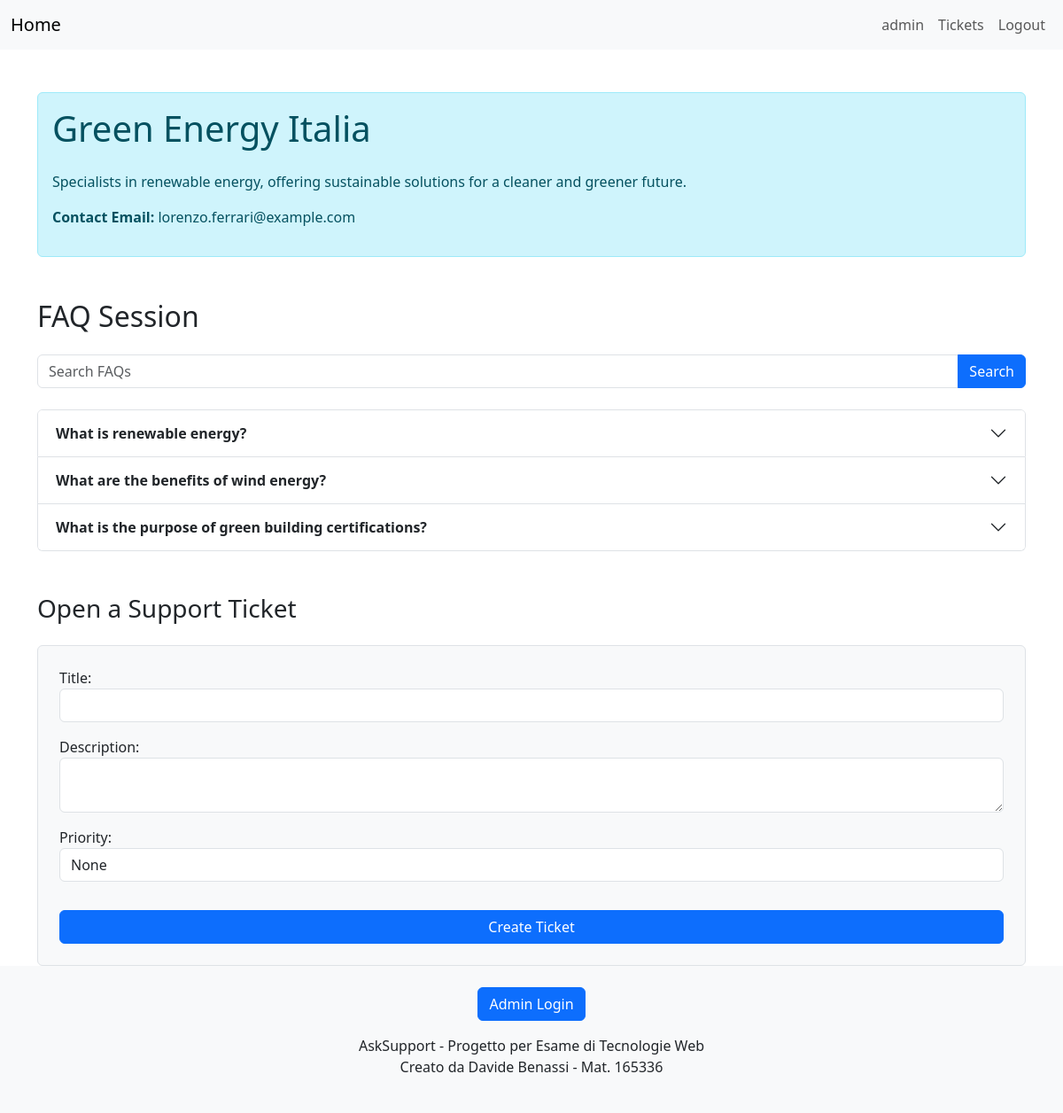
The page /companies/2/ (signed in) on the database its author committed.
### companies/models.py (models this page shows, shortened)
class Company(models.Model):
    name = models.CharField(max_length=100)
    description = models.TextField()
    admin = models.OneToOneField(User, on_delete=models.CASCADE, related_name='related_company')
    companyLogo = models.ImageField(
        upload_to='images/companies_logos/',
        default='images/default/blank_company_logo.png',
        blank=True      # Optional field
    )

class FAQ(models.Model):
    question = models.TextField()
    answer = models.TextField()
    company = models.ForeignKey(Company, on_delete=models.CASCADE, related_name='faqs')
    approved = models.BooleanField(default=False)

### companies/views.py (the view, shortened to what this page needs)
# urls.py: path('<int:pk>/', CompanyPageView.as_view(), name='company-page'),
class CompanyPageView(FormMixin, DetailView):
    model = Company
    template_name = 'company_page.html'
    context_object_name = 'company'
    form_class = TicketForm
    def get_context_data(self, **kwargs):
        context = super().get_context_data(**kwargs)
        company = self.get_object()
        query = self.request.GET.get('q', '')
        if query:
            faqs = company.faqs.filter(
                approved=True
            ).filter(
                Q(question__icontains=query) | Q(answer__icontains=query)
            )
        else:
            faqs = company.faqs.all().filter(approved=True)
        context['faqs'] = faqs
        context['form'] = self.get_form()
        context['query'] = query  # Passa la query al template per prepopolare la barra di ricerca
        return context

### tickets/forms.py
class TicketForm(forms.ModelForm):
    class Meta:
        model = Ticket
        fields = ['title', 'description', 'priority']
        widgets = {
            'title': forms.TextInput(attrs={'class': 'form-control'}),
            'description': forms.Textarea(attrs={'class': 'form-control', 'rows': 2}),
            'priority': forms.Select(attrs={'class': 'form-control'}),
        }

### companies/templates/company_page.html (shortened to what this page needs)
{% extends "base.html" %}
{% block content %}
<div class="container mt-5">
    <div class="alert alert-info">
        <h1 class="mb-4">{{ company.name }}</h1>
        <p>{{ company.description }}</p>
        <p><strong>Contact Email:</strong> {{ company.admin.email }}</p>
    </div>
    <h2 class="mt-5 mb-4">FAQ Session</h2>
    <form method="get" class="mb-4">
        <div class="input-group">
            <input type="text" class="form-control" name="q" placeholder="Search FAQs" value="{{ request.GET.q }}">
            <button class="btn btn-primary" type="submit">Search</button>
        </div>
    </form>
    {% if faqs %}
        <div class="accordion" id="faqAccordion">
            {% for faq in faqs %}
            <div class="accordion-item">
                <h2 class="accordion-header" id="heading{{ faq.id }}">
                    <button class="accordion-button collapsed" type="button" data-bs-toggle="collapse" data-bs-target="#collapse{{ faq.id }}" aria-expanded="false" aria-controls="collapse{{ faq.id }}">
                        <strong>{{ faq.question }}</strong>
                    </button>
                </h2>
            </div>
            {% endfor %}
        </div>
    {% else %}
        <p class="alert alert-warning">There are no FAQs yet.</p>
    {% endif %}
    {% if user.is_authenticated and not "CompanyAdministrators" in user.groups.all.0.name and not "Employees" in user.groups.all.0.name %}
        <h3 class="mt-5 mb-4">Open a Support Ticket</h3>
        <form method="post" class="p-4 border rounded bg-light">
            {{ form.as_p }}
            <button type="submit" class="btn btn-primary w-100 mt-3">Create Ticket</button>
        </form>
    {% else %}
        <p class="mt-4"><a href="{% url 'user-signup' %}">Signup</a> as "User" if you need to open a support ticket with the company.</p>
    {% endif %}
</div>
{% endblock %}

### templates/navbar.html (shortened to what this page needs)
<nav class="navbar navbar-expand-lg navbar-light bg-light">
    <div class="container-fluid">
        <a class="navbar-brand" href="{% url 'home' %}">Home</a>
        <div class="collapse navbar-collapse" id="navbarNav">
            <ul class="navbar-nav ms-auto align-items-center">
                {% if user.is_authenticated %}
                    {% if "CompanyAdministrators" in user.groups.all.0.name %}
                        <li class="nav-item">
                            <a class="nav-link" href="{% url 'company-profile' %}">{{ user.related_company.name }}</a>
                        </li>
                        <li class="nav-item">
                            <a class="nav-link" href="{% url 'company-faq' %}">FAQ</a>
                        </li>
                        <li class="nav-item">
                            <a class="nav-link" href="{% url 'admin-dashboard' %}">Dashboard</a>
                        </li>
                    {% else %}
                        <li class="nav-item">
                            <a class="nav-link" href="{% url 'user-profile' %}">{{ user.username }}</a>
                        </li>
                        <li class="nav-item">
                            <a class="nav-link" href="{% url 'user-tickets' %}">Tickets</a>
                        </li>
                    {% endif %}
                    <li class="nav-item">
                        <form method="POST" action="{% url 'logout' %}" class="d-flex align-items-center mb-0">
                            <button type="submit" class="nav-link">Logout</button>
                        </form>
                    </li>
                {% endif %}
            </ul>
        </div>
    </div>
</nav>

### rows shown on the page
Company: name "Green Energy Italia", description "Specialists in renewable energy, offering sustainable solutions for a cleaner and greener future.", admin.email "lorenzo.ferrari@example.com"
FAQ: question "What is renewable energy?"
FAQ: question "What are the benefits of wind energy?"
FAQ: question "What is the purpose of green building certifications?"

### other values the page prints
{{ user.username }} "admin"
